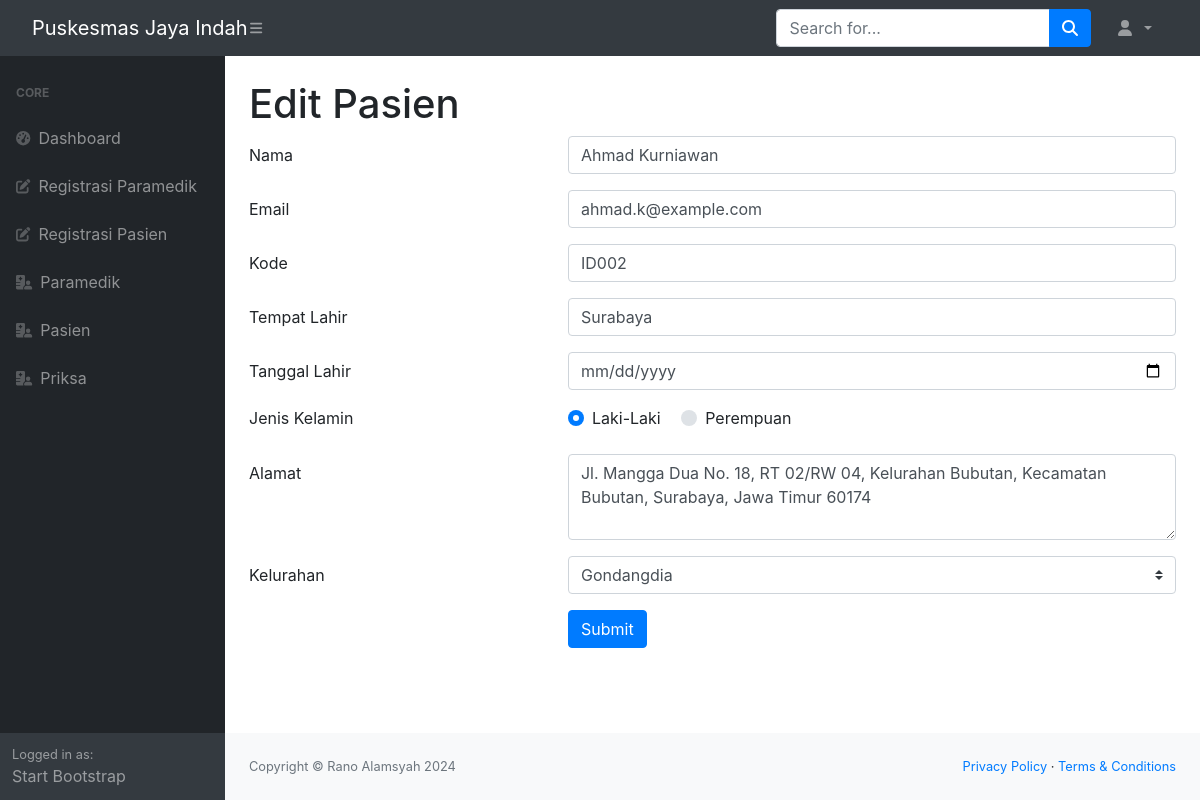
/Projek1/pasien_edit.php?id=53, run on the app's committed database.
### tables this page shows
CREATE TABLE `pasien` (
  `id` int(11) NOT NULL,
  `nama` varchar(45) NOT NULL,
  `kode` varchar(45) DEFAULT NULL,
  `tmp_lahir` varchar(30) DEFAULT NULL,
  `tgl_lahir` date DEFAULT NULL,
  `gender` char(1) DEFAULT NULL,
  `email` varchar(50) DEFAULT NULL,
  `alamat` varchar(100) DEFAULT NULL,
  `kelurahan_id` int(11) DEFAULT NULL
);

CREATE TABLE `kelurahan` (
  `id` int(11) NOT NULL,
  `nama` varchar(50) DEFAULT NULL,
  `kecamatan` varchar(30) DEFAULT NULL
);

### Projek1/pasien_edit.php (the view, shortened to what this page needs)
<?php
include_once('koneksi.php');
$kelurahan = $dbh->query('SELECT * FROM kelurahan');
$pasien_id = $_GET['id'];
$pasien = $dbh->query("SELECT * FROM pasien WHERE id = $pasien_id")->fetch();
include_once('top.php');
include_once('menu.php');
?>
<div class="container-fluid px-4">
    <h1 class="mt-4">Edit Pasien</h1>
    <link rel="stylesheet" href="https://stackpath.bootstrapcdn.com/bootstrap/4.1.3/css/bootstrap.min.css">
    <link rel="stylesheet" href="https://maxcdn.bootstrapcdn.com/font-awesome/4.7.0/css/font-awesome.min.css">
    <form action="pasien_update.php" method="post">
        <div class="form-group row">
            <label class="col-4 col-form-label" for="nama">Nama</label>
            <div class="col-8">
                <input id="nama" name="nama" type="text" class="form-control" value="<?= $pasien['nama'] ?>">
            </div>
        </div>
        <div class="form-group row">
            <label for="email" class="col-4 col-form-label">Email</label>
            <div class="col-8">
                <input id="email" name="email" type="text" class="form-control" value="<?= $pasien['email'] ?>">
            </div>
        </div>
        <div class="form-group row">
            <label for="kode" class="col-4 col-form-label">Kode</label>
            <div class="col-8">
                <input id="kode" name="kode" type="text" class="form-control" value="<?= $pasien['kode'] ?>">
            </div>
        </div>
        <div class="form-group row">
            <label for="tmp_lahir" class="col-4 col-form-label">Tempat Lahir</label>
            <div class="col-8">
                <input id="tmp_lahir" name="tmp_lahir" type="text" class="form-control" value="<?= $pasien['tmp_lahir'] ?>">
            </div>
        </div>
        <div class="form-group row">
            <label for="tgl_lahir" class="col-4 col-form-label">Tanggal Lahir</label>
            <div class="col-8">
                <input id="tgl_lahir" name="tgl_lahir" type="date" class="form-control" value="<?= $pasien['tgl_lahir'] ?>">
            </div>
        </div>
        <div class="form-group row">
            <label class="col-4">Jenis Kelamin</label>
            <div class="col-8">
                <div class="custom-control custom-radio custom-control-inline">
                    <label for="gender_0" class="custom-control-label">Laki-Laki</label>
                </div>
                <div class="custom-control custom-radio custom-control-inline">
                    <label for="gender_1" class="custom-control-label">Perempuan</label>
                </div>
            </div>
        </div>
        <div class="form-group row">
            <label for="alamat" class="col-4 col-form-label">Alamat</label>
            <div class="col-8">
                <textarea id="alamat" name="alamat" cols="40" rows="3" class="form-control"><?= $pasien['alamat'] ?></textarea>
            </div>
        </div>
        <div class="form-group row">
            <label for="kelurahan_id" class="col-4 col-form-label">Kelurahan</label>
            <div class="col-8">
                <select id="kelurahan_id" name="kelurahan_id" class="custom-select">
                    <?php foreach ($kelurahan as $kel) : ?>
                        <option value="<?= $kel['id'] ?>" <?= $pasien['kelurahan_id'] == $kel['id'] ? 'selected' : '' ?>><?= $kel['nama'] ?></option>
                    <?php endforeach ?>
                </select>
            </div>
        </div>
        <div class="form-group row">
            <div class="offset-4 col-8">
                <button name="submit" type="submit" class="btn btn-primary">Submit</button>
            </div>
        </div>
    </form>
</div>
<?php
include_once('bottom.php');
?>

### data on the page
pasien: nama "Ahmad Kurniawan", email "ahmad.k@example.com", kode "ID002", tmp_lahir "Surabaya", alamat "Jl. Mangga Dua No. 18, RT 02/RW 04, Kelurahan Bubutan, Kecamatan Bubutan, Surabaya, Jawa Timur 60174", kelurahan_id "Gondangdia"
